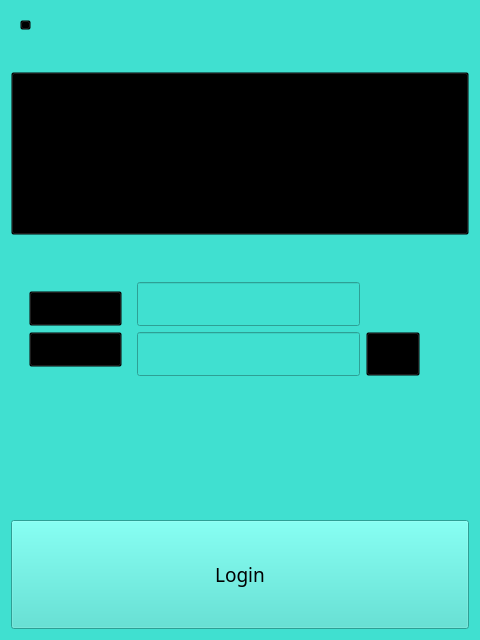
<?xml version="1.0" encoding="UTF-8"?>
<ui version="4.0">
 <class>login</class>
 <widget class="QWidget" name="login">
  <property name="geometry">
   <rect>
    <x>0</x>
    <y>0</y>
    <width>480</width>
    <height>640</height>
   </rect>
  </property>
  <property name="windowTitle">
   <string>Form</string>
  </property>
  <property name="styleSheet">
   <string notr="true">background-color:rgb(64,224,208)</string>
  </property>
  <layout class="QGridLayout" name="gridLayout_3">
   <item row="1" column="0">
    <widget class="QPushButton" name="pushButton_4">
     <property name="sizePolicy">
      <sizepolicy hsizetype="Preferred" vsizetype="Preferred">
       <horstretch>0</horstretch>
       <verstretch>3</verstretch>
      </sizepolicy>
     </property>
     <property name="styleSheet">
      <string notr="true">background-color:transparent
</string>
     </property>
     <property name="text">
      <string/>
     </property>
     <property name="icon">
      <iconset theme="C:\build-Check_application-Desktop_Qt_5_10_1_MinGW_32bit-Release\Image\icon.png"/>
     </property>
     <property name="iconSize">
      <size>
       <width>300</width>
       <height>200</height>
      </size>
     </property>
    </widget>
   </item>
   <item row="0" column="0">
    <widget class="QWidget" name="gridWidget" native="true">
     <property name="sizePolicy">
      <sizepolicy hsizetype="Expanding" vsizetype="Expanding">
       <horstretch>0</horstretch>
       <verstretch>1</verstretch>
      </sizepolicy>
     </property>
     <layout class="QGridLayout" name="gridLayout">
      <item row="0" column="3">
       <spacer name="horizontalSpacer_3">
        <property name="orientation">
         <enum>Qt::Horizontal</enum>
        </property>
        <property name="sizeType">
         <enum>QSizePolicy::Preferred</enum>
        </property>
        <property name="sizeHint" stdset="0">
         <size>
          <width>40</width>
          <height>20</height>
         </size>
        </property>
       </spacer>
      </item>
      <item row="0" column="0" alignment="Qt::AlignLeft|Qt::AlignTop">
       <widget class="QPushButton" name="pushButton_5">
        <property name="sizePolicy">
         <sizepolicy hsizetype="Preferred" vsizetype="Preferred">
          <horstretch>0</horstretch>
          <verstretch>0</verstretch>
         </sizepolicy>
        </property>
        <property name="font">
         <font>
          <pointsize>1</pointsize>
         </font>
        </property>
        <property name="styleSheet">
         <string notr="true">background-color:transparent</string>
        </property>
        <property name="text">
         <string/>
        </property>
        <property name="icon">
         <iconset theme="C:\build-Check_application-Desktop_Qt_5_10_1_MinGW_32bit-Release\Image\arrow.png"/>
        </property>
        <property name="iconSize">
         <size>
          <width>50</width>
          <height>50</height>
         </size>
        </property>
       </widget>
      </item>
      <item row="0" column="2">
       <spacer name="horizontalSpacer_4">
        <property name="orientation">
         <enum>Qt::Horizontal</enum>
        </property>
        <property name="sizeType">
         <enum>QSizePolicy::Preferred</enum>
        </property>
        <property name="sizeHint" stdset="0">
         <size>
          <width>40</width>
          <height>20</height>
         </size>
        </property>
       </spacer>
      </item>
      <item row="0" column="1">
       <spacer name="horizontalSpacer_2">
        <property name="orientation">
         <enum>Qt::Horizontal</enum>
        </property>
        <property name="sizeType">
         <enum>QSizePolicy::Preferred</enum>
        </property>
        <property name="sizeHint" stdset="0">
         <size>
          <width>40</width>
          <height>20</height>
         </size>
        </property>
       </spacer>
      </item>
     </layout>
    </widget>
   </item>
   <item row="3" column="0">
    <widget class="QPushButton" name="pushButton_6">
     <property name="sizePolicy">
      <sizepolicy hsizetype="Expanding" vsizetype="Expanding">
       <horstretch>0</horstretch>
       <verstretch>2</verstretch>
      </sizepolicy>
     </property>
     <property name="font">
      <font>
       <family>Kristen ITC</family>
       <pointsize>14</pointsize>
      </font>
     </property>
     <property name="text">
      <string>Login</string>
     </property>
    </widget>
   </item>
   <item row="2" column="0">
    <widget class="QWidget" name="gridWidget" native="true">
     <property name="sizePolicy">
      <sizepolicy hsizetype="Preferred" vsizetype="Preferred">
       <horstretch>0</horstretch>
       <verstretch>5</verstretch>
      </sizepolicy>
     </property>
     <layout class="QGridLayout" name="gridLayout_4">
      <item row="5" column="1">
       <spacer name="verticalSpacer_2">
        <property name="orientation">
         <enum>Qt::Vertical</enum>
        </property>
        <property name="sizeHint" stdset="0">
         <size>
          <width>20</width>
          <height>40</height>
         </size>
        </property>
       </spacer>
      </item>
      <item row="2" column="2">
       <widget class="QPushButton" name="pushButton_3">
        <property name="sizePolicy">
         <sizepolicy hsizetype="Preferred" vsizetype="Preferred">
          <horstretch>0</horstretch>
          <verstretch>0</verstretch>
         </sizepolicy>
        </property>
        <property name="font">
         <font>
          <family>Kristen ITC</family>
          <pointsize>14</pointsize>
         </font>
        </property>
        <property name="styleSheet">
         <string notr="true">background-color:transparent</string>
        </property>
        <property name="text">
         <string/>
        </property>
        <property name="icon">
         <iconset theme="C:\build-Check_application-Desktop_Qt_5_10_1_MinGW_32bit-Release\Image\show.png"/>
        </property>
        <property name="iconSize">
         <size>
          <width>40</width>
          <height>40</height>
         </size>
        </property>
       </widget>
      </item>
      <item row="1" column="1">
       <widget class="QLineEdit" name="usernameip">
        <property name="sizePolicy">
         <sizepolicy hsizetype="Preferred" vsizetype="Preferred">
          <horstretch>2</horstretch>
          <verstretch>0</verstretch>
         </sizepolicy>
        </property>
        <property name="font">
         <font>
          <family>Kristen ITC</family>
          <pointsize>12</pointsize>
         </font>
        </property>
        <property name="clearButtonEnabled">
         <bool>true</bool>
        </property>
       </widget>
      </item>
      <item row="2" column="3">
       <spacer name="horizontalSpacer">
        <property name="orientation">
         <enum>Qt::Horizontal</enum>
        </property>
        <property name="sizeHint" stdset="0">
         <size>
          <width>40</width>
          <height>20</height>
         </size>
        </property>
       </spacer>
      </item>
      <item row="2" column="1">
       <widget class="QLineEdit" name="passip">
        <property name="sizePolicy">
         <sizepolicy hsizetype="Preferred" vsizetype="Preferred">
          <horstretch>0</horstretch>
          <verstretch>0</verstretch>
         </sizepolicy>
        </property>
        <property name="font">
         <font>
          <family>Kristen ITC</family>
          <pointsize>12</pointsize>
         </font>
        </property>
        <property name="echoMode">
         <enum>QLineEdit::Password</enum>
        </property>
        <property name="clearButtonEnabled">
         <bool>true</bool>
        </property>
       </widget>
      </item>
      <item row="4" column="1">
       <spacer name="verticalSpacer_3">
        <property name="orientation">
         <enum>Qt::Vertical</enum>
        </property>
        <property name="sizeHint" stdset="0">
         <size>
          <width>20</width>
          <height>40</height>
         </size>
        </property>
       </spacer>
      </item>
      <item row="6" column="1">
       <spacer name="verticalSpacer">
        <property name="orientation">
         <enum>Qt::Vertical</enum>
        </property>
        <property name="sizeHint" stdset="0">
         <size>
          <width>20</width>
          <height>40</height>
         </size>
        </property>
       </spacer>
      </item>
      <item row="1" column="0" rowspan="2">
       <widget class="QWidget" name="gridWidget" native="true">
        <property name="sizePolicy">
         <sizepolicy hsizetype="Expanding" vsizetype="Expanding">
          <horstretch>1</horstretch>
          <verstretch>0</verstretch>
         </sizepolicy>
        </property>
        <layout class="QGridLayout" name="gridLayout_5">
         <item row="0" column="0">
          <widget class="QPushButton" name="pushButton_2">
           <property name="sizePolicy">
            <sizepolicy hsizetype="Preferred" vsizetype="Preferred">
             <horstretch>1</horstretch>
             <verstretch>0</verstretch>
            </sizepolicy>
           </property>
           <property name="font">
            <font>
             <family>Kristen ITC</family>
             <pointsize>14</pointsize>
            </font>
           </property>
           <property name="styleSheet">
            <string notr="true">background-color:transparent</string>
           </property>
           <property name="text">
            <string/>
           </property>
           <property name="icon">
            <iconset theme="C:\build-Check_application-Desktop_Qt_5_10_1_MinGW_32bit-Release\Image\person.png"/>
           </property>
           <property name="iconSize">
            <size>
             <width>50</width>
             <height>50</height>
            </size>
           </property>
          </widget>
         </item>
         <item row="1" column="0">
          <widget class="QPushButton" name="pushButton">
           <property name="sizePolicy">
            <sizepolicy hsizetype="Preferred" vsizetype="Preferred">
             <horstretch>0</horstretch>
             <verstretch>0</verstretch>
            </sizepolicy>
           </property>
           <property name="font">
            <font>
             <family>Kristen ITC</family>
             <pointsize>14</pointsize>
            </font>
           </property>
           <property name="styleSheet">
            <string notr="true">background-color:transparent</string>
           </property>
           <property name="text">
            <string/>
           </property>
           <property name="icon">
            <iconset theme="C:\build-Check_application-Desktop_Qt_5_10_1_MinGW_32bit-Release\Image\key.png"/>
           </property>
           <property name="iconSize">
            <size>
             <width>50</width>
             <height>50</height>
            </size>
           </property>
          </widget>
         </item>
        </layout>
       </widget>
      </item>
      <item row="3" column="1">
       <spacer name="verticalSpacer_5">
        <property name="orientation">
         <enum>Qt::Vertical</enum>
        </property>
        <property name="sizeHint" stdset="0">
         <size>
          <width>20</width>
          <height>40</height>
         </size>
        </property>
       </spacer>
      </item>
      <item row="0" column="1">
       <spacer name="verticalSpacer_4">
        <property name="orientation">
         <enum>Qt::Vertical</enum>
        </property>
        <property name="sizeHint" stdset="0">
         <size>
          <width>20</width>
          <height>40</height>
         </size>
        </property>
       </spacer>
      </item>
     </layout>
    </widget>
   </item>
  </layout>
 </widget>
 <resources/>
 <connections/>
</ui>
